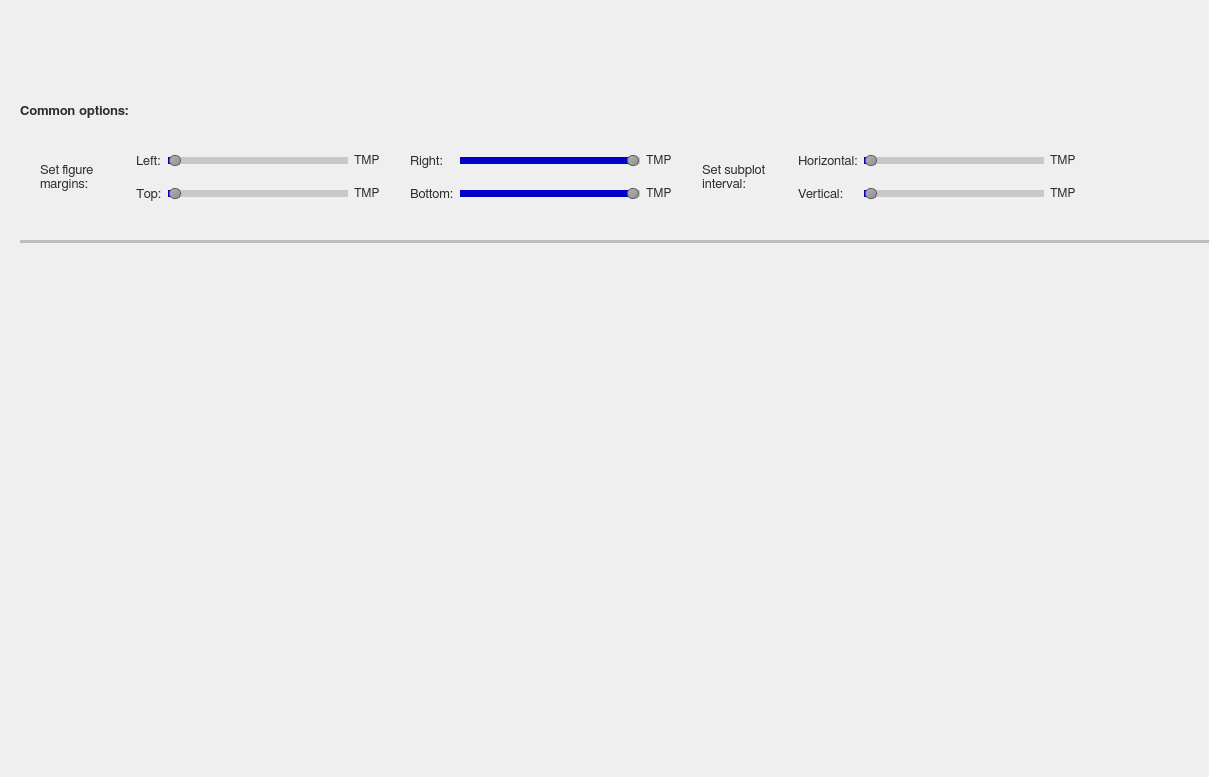
<?xml version="1.0" encoding="UTF-8"?>
<ui version="4.0">
 <class>Form</class>
 <widget class="QWidget" name="Form">
  <property name="geometry">
   <rect>
    <x>0</x>
    <y>0</y>
    <width>1209</width>
    <height>777</height>
   </rect>
  </property>
  <property name="windowTitle">
   <string>Form</string>
  </property>
  <widget class="QWidget" name="layoutWidget">
   <property name="geometry">
    <rect>
     <x>20</x>
     <y>80</y>
     <width>1284</width>
     <height>190</height>
    </rect>
   </property>
   <layout class="QVBoxLayout" name="verticalLayout_5">
    <item>
     <layout class="QHBoxLayout" name="pw_figureOptions_hl_1">
      <item>
       <widget class="QLabel" name="pw_commonOptions_lb_1">
        <property name="minimumSize">
         <size>
          <width>0</width>
          <height>27</height>
         </size>
        </property>
        <property name="maximumSize">
         <size>
          <width>16777215</width>
          <height>27</height>
         </size>
        </property>
        <property name="font">
         <font>
          <family>FreeSans</family>
          <pointsize>10</pointsize>
          <weight>75</weight>
          <bold>true</bold>
          <stylestrategy>PreferAntialias</stylestrategy>
          <kerning>true</kerning>
         </font>
        </property>
        <property name="styleSheet">
         <string notr="true">QLabel {
    color: rgb(45,45,45);
}</string>
        </property>
        <property name="text">
         <string>Common options:</string>
        </property>
       </widget>
      </item>
      <item>
       <spacer name="horizontalSpacer_20">
        <property name="orientation">
         <enum>Qt::Horizontal</enum>
        </property>
        <property name="sizeHint" stdset="0">
         <size>
          <width>358</width>
          <height>20</height>
         </size>
        </property>
       </spacer>
      </item>
     </layout>
    </item>
    <item>
     <layout class="QHBoxLayout" name="horizontalLayout_2">
      <item>
       <spacer name="horizontalSpacer_40">
        <property name="orientation">
         <enum>Qt::Horizontal</enum>
        </property>
        <property name="sizeType">
         <enum>QSizePolicy::Fixed</enum>
        </property>
        <property name="sizeHint" stdset="0">
         <size>
          <width>20</width>
          <height>20</height>
         </size>
        </property>
       </spacer>
      </item>
      <item>
       <layout class="QGridLayout" name="gridLayout_3">
        <item row="0" column="3">
         <widget class="QLabel" name="pw_commonOptions_lb_5">
          <property name="minimumSize">
           <size>
            <width>50</width>
            <height>27</height>
           </size>
          </property>
          <property name="maximumSize">
           <size>
            <width>50</width>
            <height>27</height>
           </size>
          </property>
          <property name="font">
           <font>
            <family>FreeSans</family>
            <pointsize>9</pointsize>
            <stylestrategy>PreferAntialias</stylestrategy>
            <kerning>true</kerning>
           </font>
          </property>
          <property name="styleSheet">
           <string notr="true">QLabel {
    color: rgb(45,45,45);
}</string>
          </property>
          <property name="text">
           <string>TMP</string>
          </property>
         </widget>
        </item>
        <item row="1" column="2">
         <widget class="QSlider" name="pw_commonOptions__sl_3">
          <property name="minimumSize">
           <size>
            <width>180</width>
            <height>27</height>
           </size>
          </property>
          <property name="maximumSize">
           <size>
            <width>180</width>
            <height>27</height>
           </size>
          </property>
          <property name="styleSheet">
           <string notr="true">QSlider::groove:horizontal {
    border: 1px solid #999999;
    height: 1px;
    background: qlineargradient(x1:0, y1:0, x2:0, y2:1, stop:0 #B1B1B1, stop:1 #c4c4c4);
    margin: 2px 0;
}

QSlider::handle:horizontal {
    background: qlineargradient(x1:0, y1:0, x2:1, y2:1, stop:0 #b4b4b4, stop:1 #8f8f8f);
    border: 1px solid #5c5c5c;
    width: 10px;
    margin: -5px 0;
    border-radius: 5px;
}

QSlider::handle:horizontal:hover {
    background: qlineargradient(x1:0, y1:0, x2:1, y2:1, stop:0 #c7c7c7, stop:1 #a7a7a7);
}

QSlider::add-page:horizontal {
    background: rgb(200,200,200);
}

QSlider::sub-page:horizontal {
    background: rgb(0,0,200);
}</string>
          </property>
          <property name="minimum">
           <number>0</number>
          </property>
          <property name="maximum">
           <number>40</number>
          </property>
          <property name="singleStep">
           <number>1</number>
          </property>
          <property name="pageStep">
           <number>1</number>
          </property>
          <property name="orientation">
           <enum>Qt::Horizontal</enum>
          </property>
          <property name="tickPosition">
           <enum>QSlider::TicksBelow</enum>
          </property>
          <property name="tickInterval">
           <number>4</number>
          </property>
         </widget>
        </item>
        <item row="0" column="0" rowspan="2">
         <widget class="QLabel" name="pw_commonOptions_lb_2">
          <property name="minimumSize">
           <size>
            <width>90</width>
            <height>0</height>
           </size>
          </property>
          <property name="maximumSize">
           <size>
            <width>90</width>
            <height>16777215</height>
           </size>
          </property>
          <property name="font">
           <font>
            <family>FreeSans</family>
            <pointsize>10</pointsize>
            <stylestrategy>PreferAntialias</stylestrategy>
            <kerning>true</kerning>
           </font>
          </property>
          <property name="styleSheet">
           <string notr="true">QLabel {
    color: rgb(45,45,45);
}</string>
          </property>
          <property name="text">
           <string>Set figure margins:</string>
          </property>
          <property name="wordWrap">
           <bool>true</bool>
          </property>
         </widget>
        </item>
        <item row="0" column="6">
         <widget class="QLabel" name="pw_commonOptions_lb_9">
          <property name="minimumSize">
           <size>
            <width>50</width>
            <height>27</height>
           </size>
          </property>
          <property name="maximumSize">
           <size>
            <width>50</width>
            <height>27</height>
           </size>
          </property>
          <property name="font">
           <font>
            <family>FreeSans</family>
            <pointsize>9</pointsize>
            <stylestrategy>PreferAntialias</stylestrategy>
            <kerning>true</kerning>
           </font>
          </property>
          <property name="styleSheet">
           <string notr="true">QLabel {
    color: rgb(45,45,45);
}</string>
          </property>
          <property name="text">
           <string>TMP</string>
          </property>
         </widget>
        </item>
        <item row="0" column="2">
         <widget class="QSlider" name="pw_commonOptions__sl_1">
          <property name="minimumSize">
           <size>
            <width>180</width>
            <height>27</height>
           </size>
          </property>
          <property name="maximumSize">
           <size>
            <width>180</width>
            <height>27</height>
           </size>
          </property>
          <property name="styleSheet">
           <string notr="true">QSlider::groove:horizontal {
    border: 1px solid #999999;
    height: 1px;
    background: qlineargradient(x1:0, y1:0, x2:0, y2:1, stop:0 #B1B1B1, stop:1 #c4c4c4);
    margin: 2px 0;
}

QSlider::handle:horizontal {
    background: qlineargradient(x1:0, y1:0, x2:1, y2:1, stop:0 #b4b4b4, stop:1 #8f8f8f);
    border: 1px solid #5c5c5c;
    width: 10px;
    margin: -5px 0;
    border-radius: 5px;
}

QSlider::handle:horizontal:hover {
    background: qlineargradient(x1:0, y1:0, x2:1, y2:1, stop:0 #c7c7c7, stop:1 #a7a7a7);
}

QSlider::add-page:horizontal {
    background: rgb(200,200,200);
}

QSlider::sub-page:horizontal {
    background: rgb(0,0,200);
}</string>
          </property>
          <property name="minimum">
           <number>0</number>
          </property>
          <property name="maximum">
           <number>40</number>
          </property>
          <property name="singleStep">
           <number>1</number>
          </property>
          <property name="pageStep">
           <number>1</number>
          </property>
          <property name="orientation">
           <enum>Qt::Horizontal</enum>
          </property>
          <property name="tickPosition">
           <enum>QSlider::TicksBelow</enum>
          </property>
          <property name="tickInterval">
           <number>4</number>
          </property>
         </widget>
        </item>
        <item row="1" column="4">
         <widget class="QLabel" name="pw_commonOptions_lb_8">
          <property name="minimumSize">
           <size>
            <width>0</width>
            <height>27</height>
           </size>
          </property>
          <property name="maximumSize">
           <size>
            <width>16777215</width>
            <height>27</height>
           </size>
          </property>
          <property name="font">
           <font>
            <family>FreeSans</family>
            <pointsize>10</pointsize>
            <stylestrategy>PreferAntialias</stylestrategy>
            <kerning>true</kerning>
           </font>
          </property>
          <property name="styleSheet">
           <string notr="true">QLabel {
    color: rgb(45,45,45);
}</string>
          </property>
          <property name="text">
           <string>Bottom:</string>
          </property>
         </widget>
        </item>
        <item row="1" column="5">
         <widget class="QSlider" name="pw_commonOptions__sl_4">
          <property name="minimumSize">
           <size>
            <width>180</width>
            <height>27</height>
           </size>
          </property>
          <property name="maximumSize">
           <size>
            <width>180</width>
            <height>27</height>
           </size>
          </property>
          <property name="styleSheet">
           <string notr="true">QSlider::groove:horizontal {
    border: 1px solid #999999;
    height: 1px;
    background: qlineargradient(x1:0, y1:0, x2:0, y2:1, stop:0 #B1B1B1, stop:1 #c4c4c4);
    margin: 2px 0;
}

QSlider::handle:horizontal {
    background: qlineargradient(x1:0, y1:0, x2:1, y2:1, stop:0 #b4b4b4, stop:1 #8f8f8f);
    border: 1px solid #5c5c5c;
    width: 10px;
    margin: -5px 0;
    border-radius: 5px;
}

QSlider::handle:horizontal:hover {
    background: qlineargradient(x1:0, y1:0, x2:1, y2:1, stop:0 #c7c7c7, stop:1 #a7a7a7);
}

QSlider::add-page:horizontal {
    background: rgb(200,200,200);
}

QSlider::sub-page:horizontal {
    background: rgb(0,0,200);
}</string>
          </property>
          <property name="minimum">
           <number>0</number>
          </property>
          <property name="maximum">
           <number>40</number>
          </property>
          <property name="singleStep">
           <number>1</number>
          </property>
          <property name="pageStep">
           <number>1</number>
          </property>
          <property name="value">
           <number>0</number>
          </property>
          <property name="orientation">
           <enum>Qt::Horizontal</enum>
          </property>
          <property name="invertedAppearance">
           <bool>true</bool>
          </property>
          <property name="invertedControls">
           <bool>false</bool>
          </property>
          <property name="tickPosition">
           <enum>QSlider::TicksBelow</enum>
          </property>
          <property name="tickInterval">
           <number>4</number>
          </property>
         </widget>
        </item>
        <item row="0" column="1">
         <widget class="QLabel" name="pw_commonOptions_lb_3">
          <property name="minimumSize">
           <size>
            <width>0</width>
            <height>27</height>
           </size>
          </property>
          <property name="maximumSize">
           <size>
            <width>16777215</width>
            <height>27</height>
           </size>
          </property>
          <property name="font">
           <font>
            <family>FreeSans</family>
            <pointsize>10</pointsize>
            <stylestrategy>PreferAntialias</stylestrategy>
            <kerning>true</kerning>
           </font>
          </property>
          <property name="styleSheet">
           <string notr="true">QLabel {
    color: rgb(45,45,45);
}</string>
          </property>
          <property name="text">
           <string>Left:</string>
          </property>
         </widget>
        </item>
        <item row="0" column="4">
         <widget class="QLabel" name="pw_commonOptions_lb_7">
          <property name="minimumSize">
           <size>
            <width>0</width>
            <height>27</height>
           </size>
          </property>
          <property name="maximumSize">
           <size>
            <width>16777215</width>
            <height>27</height>
           </size>
          </property>
          <property name="font">
           <font>
            <family>FreeSans</family>
            <pointsize>10</pointsize>
            <stylestrategy>PreferAntialias</stylestrategy>
            <kerning>true</kerning>
           </font>
          </property>
          <property name="styleSheet">
           <string notr="true">QLabel {
    color: rgb(45,45,45);
}</string>
          </property>
          <property name="text">
           <string>Right:</string>
          </property>
         </widget>
        </item>
        <item row="1" column="1">
         <widget class="QLabel" name="pw_commonOptions_lb_4">
          <property name="minimumSize">
           <size>
            <width>0</width>
            <height>27</height>
           </size>
          </property>
          <property name="maximumSize">
           <size>
            <width>16777215</width>
            <height>27</height>
           </size>
          </property>
          <property name="font">
           <font>
            <family>FreeSans</family>
            <pointsize>10</pointsize>
            <stylestrategy>PreferAntialias</stylestrategy>
            <kerning>true</kerning>
           </font>
          </property>
          <property name="styleSheet">
           <string notr="true">QLabel {
    color: rgb(45,45,45);
}</string>
          </property>
          <property name="text">
           <string>Top:</string>
          </property>
         </widget>
        </item>
        <item row="1" column="6">
         <widget class="QLabel" name="pw_commonOptions_lb_10">
          <property name="minimumSize">
           <size>
            <width>50</width>
            <height>27</height>
           </size>
          </property>
          <property name="maximumSize">
           <size>
            <width>50</width>
            <height>27</height>
           </size>
          </property>
          <property name="font">
           <font>
            <family>FreeSans</family>
            <pointsize>9</pointsize>
            <stylestrategy>PreferAntialias</stylestrategy>
            <kerning>true</kerning>
           </font>
          </property>
          <property name="styleSheet">
           <string notr="true">QLabel {
    color: rgb(45,45,45);
}</string>
          </property>
          <property name="text">
           <string>TMP</string>
          </property>
         </widget>
        </item>
        <item row="1" column="3">
         <widget class="QLabel" name="pw_commonOptions_lb_6">
          <property name="minimumSize">
           <size>
            <width>50</width>
            <height>27</height>
           </size>
          </property>
          <property name="maximumSize">
           <size>
            <width>16777215</width>
            <height>27</height>
           </size>
          </property>
          <property name="font">
           <font>
            <family>FreeSans</family>
            <pointsize>9</pointsize>
            <stylestrategy>PreferAntialias</stylestrategy>
            <kerning>true</kerning>
           </font>
          </property>
          <property name="styleSheet">
           <string notr="true">QLabel {
    color: rgb(45,45,45);
}</string>
          </property>
          <property name="text">
           <string>TMP</string>
          </property>
         </widget>
        </item>
        <item row="0" column="7" rowspan="2">
         <widget class="QLabel" name="pw_commonOptions_lb_11">
          <property name="minimumSize">
           <size>
            <width>90</width>
            <height>0</height>
           </size>
          </property>
          <property name="maximumSize">
           <size>
            <width>90</width>
            <height>16777215</height>
           </size>
          </property>
          <property name="font">
           <font>
            <family>FreeSans</family>
            <pointsize>10</pointsize>
            <stylestrategy>PreferAntialias</stylestrategy>
            <kerning>true</kerning>
           </font>
          </property>
          <property name="styleSheet">
           <string notr="true">QLabel {
    color: rgb(45,45,45);
}</string>
          </property>
          <property name="text">
           <string>Set subplot interval:</string>
          </property>
          <property name="wordWrap">
           <bool>true</bool>
          </property>
         </widget>
        </item>
        <item row="1" column="8">
         <widget class="QLabel" name="pw_commonOptions_lb_14">
          <property name="minimumSize">
           <size>
            <width>0</width>
            <height>27</height>
           </size>
          </property>
          <property name="maximumSize">
           <size>
            <width>16777215</width>
            <height>27</height>
           </size>
          </property>
          <property name="font">
           <font>
            <family>FreeSans</family>
            <pointsize>10</pointsize>
            <stylestrategy>PreferAntialias</stylestrategy>
            <kerning>true</kerning>
           </font>
          </property>
          <property name="styleSheet">
           <string notr="true">QLabel {
    color: rgb(45,45,45);
}</string>
          </property>
          <property name="text">
           <string>Vertical:</string>
          </property>
         </widget>
        </item>
        <item row="0" column="8">
         <widget class="QLabel" name="pw_commonOptions_lb_13">
          <property name="minimumSize">
           <size>
            <width>0</width>
            <height>27</height>
           </size>
          </property>
          <property name="maximumSize">
           <size>
            <width>16777215</width>
            <height>27</height>
           </size>
          </property>
          <property name="font">
           <font>
            <family>FreeSans</family>
            <pointsize>10</pointsize>
            <stylestrategy>PreferAntialias</stylestrategy>
            <kerning>true</kerning>
           </font>
          </property>
          <property name="styleSheet">
           <string notr="true">QLabel {
    color: rgb(45,45,45);
}</string>
          </property>
          <property name="text">
           <string>Horizontal:</string>
          </property>
         </widget>
        </item>
        <item row="0" column="9">
         <widget class="QSlider" name="pw_commonOptions__sl_5">
          <property name="minimumSize">
           <size>
            <width>180</width>
            <height>27</height>
           </size>
          </property>
          <property name="maximumSize">
           <size>
            <width>180</width>
            <height>27</height>
           </size>
          </property>
          <property name="styleSheet">
           <string notr="true">QSlider::groove:horizontal {
    border: 1px solid #999999;
    height: 1px;
    background: qlineargradient(x1:0, y1:0, x2:0, y2:1, stop:0 #B1B1B1, stop:1 #c4c4c4);
    margin: 2px 0;
}

QSlider::handle:horizontal {
    background: qlineargradient(x1:0, y1:0, x2:1, y2:1, stop:0 #b4b4b4, stop:1 #8f8f8f);
    border: 1px solid #5c5c5c;
    width: 10px;
    margin: -5px 0;
    border-radius: 5px;
}

QSlider::handle:horizontal:hover {
    background: qlineargradient(x1:0, y1:0, x2:1, y2:1, stop:0 #c7c7c7, stop:1 #a7a7a7);
}

QSlider::add-page:horizontal {
    background: rgb(200,200,200);
}

QSlider::sub-page:horizontal {
    background: rgb(0,0,200);
}</string>
          </property>
          <property name="minimum">
           <number>0</number>
          </property>
          <property name="maximum">
           <number>40</number>
          </property>
          <property name="singleStep">
           <number>1</number>
          </property>
          <property name="pageStep">
           <number>1</number>
          </property>
          <property name="orientation">
           <enum>Qt::Horizontal</enum>
          </property>
          <property name="tickPosition">
           <enum>QSlider::TicksBelow</enum>
          </property>
          <property name="tickInterval">
           <number>4</number>
          </property>
         </widget>
        </item>
        <item row="0" column="5">
         <widget class="QSlider" name="pw_commonOptions__sl_2">
          <property name="minimumSize">
           <size>
            <width>180</width>
            <height>27</height>
           </size>
          </property>
          <property name="maximumSize">
           <size>
            <width>180</width>
            <height>27</height>
           </size>
          </property>
          <property name="styleSheet">
           <string notr="true">QSlider::groove:horizontal {
    border: 1px solid #999999;
    height: 1px;
    background: qlineargradient(x1:0, y1:0, x2:0, y2:1, stop:0 #B1B1B1, stop:1 #c4c4c4);
    margin: 2px 0;
}

QSlider::handle:horizontal {
    background: qlineargradient(x1:0, y1:0, x2:1, y2:1, stop:0 #b4b4b4, stop:1 #8f8f8f);
    border: 1px solid #5c5c5c;
    width: 10px;
    margin: -5px 0;
    border-radius: 5px;
}

QSlider::handle:horizontal:hover {
    background: qlineargradient(x1:0, y1:0, x2:1, y2:1, stop:0 #c7c7c7, stop:1 #a7a7a7);
}

QSlider::add-page:horizontal {
    background: rgb(200,200,200);
}

QSlider::sub-page:horizontal {
    background: rgb(0,0,200);
}</string>
          </property>
          <property name="minimum">
           <number>0</number>
          </property>
          <property name="maximum">
           <number>40</number>
          </property>
          <property name="singleStep">
           <number>1</number>
          </property>
          <property name="pageStep">
           <number>1</number>
          </property>
          <property name="value">
           <number>0</number>
          </property>
          <property name="sliderPosition">
           <number>0</number>
          </property>
          <property name="orientation">
           <enum>Qt::Horizontal</enum>
          </property>
          <property name="invertedAppearance">
           <bool>true</bool>
          </property>
          <property name="invertedControls">
           <bool>false</bool>
          </property>
          <property name="tickPosition">
           <enum>QSlider::TicksBelow</enum>
          </property>
          <property name="tickInterval">
           <number>4</number>
          </property>
         </widget>
        </item>
        <item row="1" column="9">
         <widget class="QSlider" name="pw_commonOptions__sl_6">
          <property name="minimumSize">
           <size>
            <width>180</width>
            <height>27</height>
           </size>
          </property>
          <property name="maximumSize">
           <size>
            <width>180</width>
            <height>27</height>
           </size>
          </property>
          <property name="styleSheet">
           <string notr="true">QSlider::groove:horizontal {
    border: 1px solid #999999;
    height: 1px;
    background: qlineargradient(x1:0, y1:0, x2:0, y2:1, stop:0 #B1B1B1, stop:1 #c4c4c4);
    margin: 2px 0;
}

QSlider::handle:horizontal {
    background: qlineargradient(x1:0, y1:0, x2:1, y2:1, stop:0 #b4b4b4, stop:1 #8f8f8f);
    border: 1px solid #5c5c5c;
    width: 10px;
    margin: -5px 0;
    border-radius: 5px;
}

QSlider::handle:horizontal:hover {
    background: qlineargradient(x1:0, y1:0, x2:1, y2:1, stop:0 #c7c7c7, stop:1 #a7a7a7);
}

QSlider::add-page:horizontal {
    background: rgb(200,200,200);
}

QSlider::sub-page:horizontal {
    background: rgb(0,0,200);
}</string>
          </property>
          <property name="minimum">
           <number>0</number>
          </property>
          <property name="maximum">
           <number>40</number>
          </property>
          <property name="singleStep">
           <number>1</number>
          </property>
          <property name="pageStep">
           <number>1</number>
          </property>
          <property name="orientation">
           <enum>Qt::Horizontal</enum>
          </property>
          <property name="tickPosition">
           <enum>QSlider::TicksBelow</enum>
          </property>
          <property name="tickInterval">
           <number>4</number>
          </property>
         </widget>
        </item>
        <item row="0" column="10">
         <widget class="QLabel" name="pw_commonOptions_lb_12">
          <property name="minimumSize">
           <size>
            <width>50</width>
            <height>27</height>
           </size>
          </property>
          <property name="maximumSize">
           <size>
            <width>50</width>
            <height>27</height>
           </size>
          </property>
          <property name="font">
           <font>
            <family>FreeSans</family>
            <pointsize>9</pointsize>
            <stylestrategy>PreferAntialias</stylestrategy>
            <kerning>true</kerning>
           </font>
          </property>
          <property name="styleSheet">
           <string notr="true">QLabel {
    color: rgb(45,45,45);
}</string>
          </property>
          <property name="text">
           <string>TMP</string>
          </property>
         </widget>
        </item>
        <item row="1" column="10">
         <widget class="QLabel" name="pw_commonOptions_lb_15">
          <property name="minimumSize">
           <size>
            <width>50</width>
            <height>27</height>
           </size>
          </property>
          <property name="maximumSize">
           <size>
            <width>50</width>
            <height>27</height>
           </size>
          </property>
          <property name="font">
           <font>
            <family>FreeSans</family>
            <pointsize>9</pointsize>
            <stylestrategy>PreferAntialias</stylestrategy>
            <kerning>true</kerning>
           </font>
          </property>
          <property name="styleSheet">
           <string notr="true">QLabel {
    color: rgb(45,45,45);
}</string>
          </property>
          <property name="text">
           <string>TMP</string>
          </property>
         </widget>
        </item>
       </layout>
      </item>
      <item>
       <widget class="QToolButton" name="pw_commonOptions_bt_1">
        <property name="minimumSize">
         <size>
          <width>27</width>
          <height>27</height>
         </size>
        </property>
        <property name="maximumSize">
         <size>
          <width>27</width>
          <height>27</height>
         </size>
        </property>
        <property name="styleSheet">
         <string notr="true">QToolButton {
	border: 1px solid transparent;
	background-color: transparent;
	width: 27px;
	height: 27px;
}

QToolButton:flat {
	border: none;
}</string>
        </property>
        <property name="icon">
         <iconset>
          <normaloff>icons/info_icon.svg</normaloff>icons/info_icon.svg</iconset>
        </property>
        <property name="iconSize">
         <size>
          <width>23</width>
          <height>23</height>
         </size>
        </property>
       </widget>
      </item>
      <item>
       <spacer name="horizontalSpacer_23">
        <property name="orientation">
         <enum>Qt::Horizontal</enum>
        </property>
        <property name="sizeHint" stdset="0">
         <size>
          <width>13</width>
          <height>17</height>
         </size>
        </property>
       </spacer>
      </item>
     </layout>
    </item>
    <item>
     <spacer name="verticalSpacer_16">
      <property name="orientation">
       <enum>Qt::Vertical</enum>
      </property>
      <property name="sizeType">
       <enum>QSizePolicy::Fixed</enum>
      </property>
      <property name="sizeHint" stdset="0">
       <size>
        <width>20</width>
        <height>10</height>
       </size>
      </property>
     </spacer>
    </item>
    <item>
     <widget class="Line" name="line">
      <property name="styleSheet">
       <string notr="true">QFrame {
    background: rgb(190,190,190);
    height: 5px;
    border: 0px solid black;
}</string>
      </property>
      <property name="lineWidth">
       <number>1</number>
      </property>
      <property name="orientation">
       <enum>Qt::Horizontal</enum>
      </property>
     </widget>
    </item>
    <item>
     <spacer name="verticalSpacer">
      <property name="orientation">
       <enum>Qt::Vertical</enum>
      </property>
      <property name="sizeType">
       <enum>QSizePolicy::Fixed</enum>
      </property>
      <property name="sizeHint" stdset="0">
       <size>
        <width>20</width>
        <height>10</height>
       </size>
      </property>
     </spacer>
    </item>
    <item>
     <layout class="QVBoxLayout" name="pw_figureOptions_la">
      <property name="spacing">
       <number>7</number>
      </property>
      <property name="sizeConstraint">
       <enum>QLayout::SetNoConstraint</enum>
      </property>
     </layout>
    </item>
   </layout>
  </widget>
 </widget>
 <resources/>
 <connections/>
</ui>
